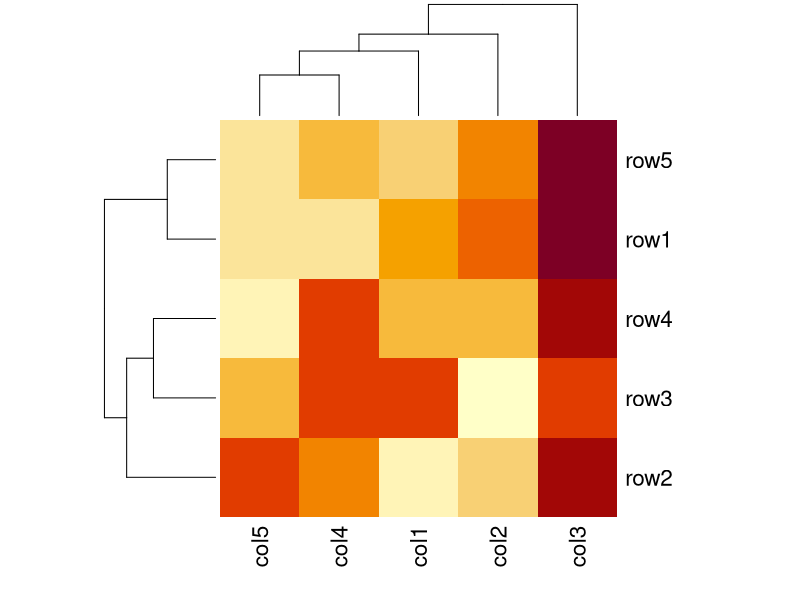

Write R code to recreate this figure.
# Set seed for reproducibility
# set.seed(110)
# Create example data
data <- matrix(rnorm(50, 0, 5), nrow = 5, ncol = 5)
# Column names
colnames(data) <- paste0("col", 1:5)
rownames(data) <- paste0("row", 1:5)
# Draw a heatmap
heatmap(data)